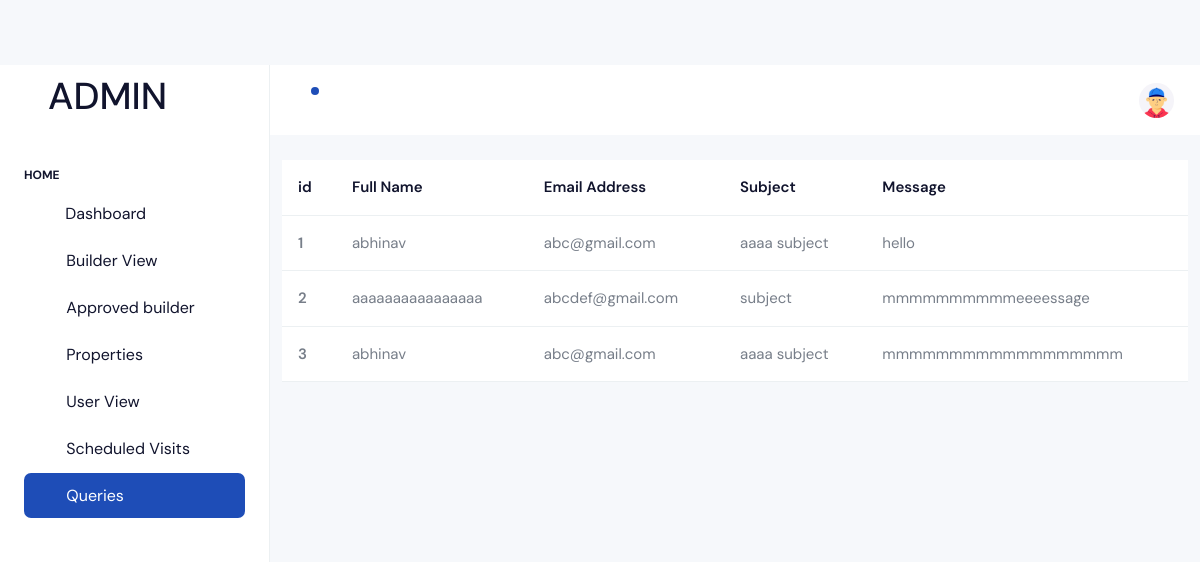
The page /query_view on the database its author committed.
### villa/models.py (models this page shows)
class queries(models.Model):
    name = models.CharField(max_length=200)
    email = models.CharField(max_length=200)
    subject = models.CharField(max_length=200)
    message = models.CharField(max_length=1000)

### admin_app/views.py (the view)
# urls.py: path('query_view',views.query_display),
def query_display(request):
    data = queries.objects.all()
    return render(request,'query_view.html',{'response':data})

### templates/query_view.html
{% load static %}
{% include 'admin_dashboard_header.html' %}
<div class="container" style="margin-top:160px">
    <table class="table">
  <thead>
    <tr>
      <th class="text-dark" scope="col">id</th>
      <th class="text-dark" scope="col">Full Name</th>
      <th class="text-dark" scope="col">Email Address</th>
      <th class="text-dark" scope="col">Subject</th>
      <th class="text-dark" scope="col">Message</th>
    </tr>
  </thead>
  <tbody>
    {% for i in response %}
    <tr>
      <th scope="row">{{i.id}}</th>
      <td>{{i.name}}</td>
      <td>{{i.email}}</td>
      <td>{{i.subject}}</td>
      <td>{{i.message}}</td>
    </tr>
    {% endfor %}
  </tbody>
</table>
</div>
{% include 'admin_dashboard_footer.html' %}

### rows shown on the page
queries: id "1", name "abhinav", email "abc@gmail.com", subject "aaaa subject", message "hello"
queries: id "2", name "aaaaaaaaaaaaaaaa", email "abcdef@gmail.com", subject "subject", message "mmmmmmmmmmeeeessage"
queries: id "3", name "abhinav", email "abc@gmail.com", subject "aaaa subject", message "mmmmmmmmmmmmmmmmmm"
